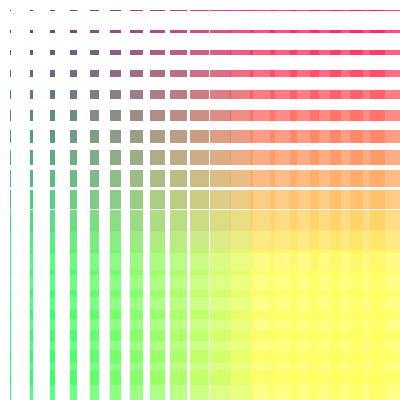
Frame 1 (no input)
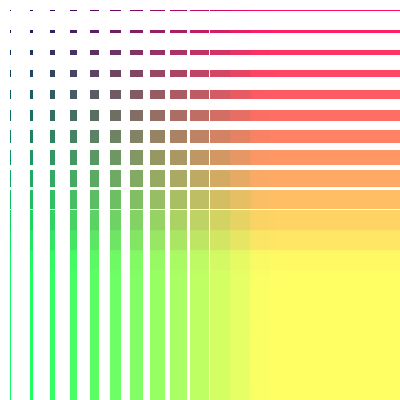
Frame 60 (the mouse pressed at the canvas centre just before this capture)
Frame 120 (the mouse held since frame 60 and released just before this capture): identical to frame 60, image omitted

The Processing sketch that drew these frames (run headless with seeded random() and noise(); from frame 60 on, the mouse is pressed at the canvas centre):

// Processing sketch: processing_167483
// ── processing_167483.pde

void setup() 
{
size(400,400);
background(255);
noStroke ();
}
 
 
void draw ()  
{
for (int a =10; a<390; a+=20)//setting value for a
{
for (int b =10; b<390; b+=20) //setting value for b
{
fill (a,b,100,200);//set colour of rectangles with a gradient
rect(a,b,a/10,b/10);
}
}
}
